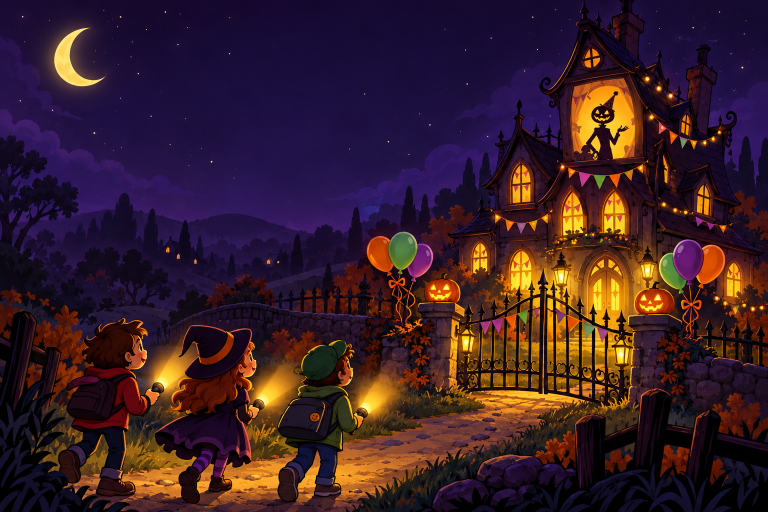
#> input picture art/sheets/title.png, 1536 x 1024 px (shown at 1/2 size); its folder holds 7 pictures in this run
$ python make_art.py
#> lines starting #> are read from the running program, lines starting #| are printed output that depends on the picture
"""Builds the web-sized art the game loads (public/art/) from the full-size
sheets in art/sheets/. Run: python tools/make_art.py
- pictures -> JPEG, sized for a Fire HD 10 screen
- textures -> 512px JPEG tiles
- the party host -> cut out of its grey background (PNG with transparency)"""
import os
from PIL import Image, ImageDraw, ImageFilter

HERE = os.path.dirname(os.path.abspath(__file__))
SRC = os.path.join(HERE, '..', 'art', 'sheets')
OUT = os.path.join(HERE, '..', 'public', 'art')
os.makedirs(OUT, exist_ok=True)


def jpg(name, out, width, q=80):
#> called with name = 'title.png', out = 'title.jpg', width = 1600, q = 82
    im = Image.open(os.path.join(SRC, name)).convert('RGB')
#> im is the input picture: PIL image 1536x1024 RGB; mean R, G, B 58.1, 31.2, 39.9
    if im.width > width:
        im = im.resize((width, round(im.height * width / im.width)), Image.LANCZOS)
    im.save(os.path.join(OUT, out), 'JPEG', quality=q, optimize=True, progressive=True)
    return os.path.getsize(os.path.join(OUT, out)) // 1024


# [63 lines left out: functions cutout, grow, not called in this run]


report = []
report.append(('title.jpg', jpg('title.png', 'title.jpg', 1600, 82)))
report.append(('story-door.jpg', jpg('story-door.png', 'story-door.jpg', 1280)))
#> call 2 of jpg, with name = 'story-door.png', out = 'story-door.jpg', width = 1280, q = 80
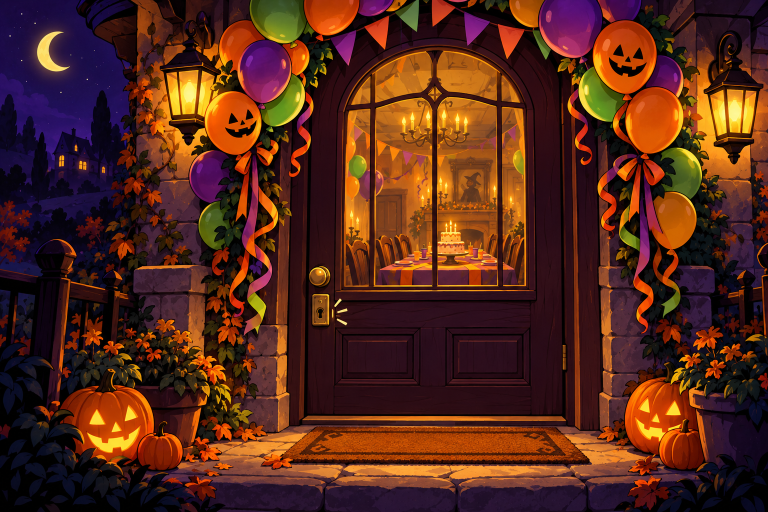
#> input picture art/sheets/story-door.png, 1536 x 1024 px (shown at 1/2 size)
#> in jpg, im is the input picture: PIL image 1536x1024 RGB; mean R, G, B 86.1, 40.7, 25.7
#> in jpg (call 2), `im = im.resize((width, round(im.height * width / im.width)), Image.LAN..`:
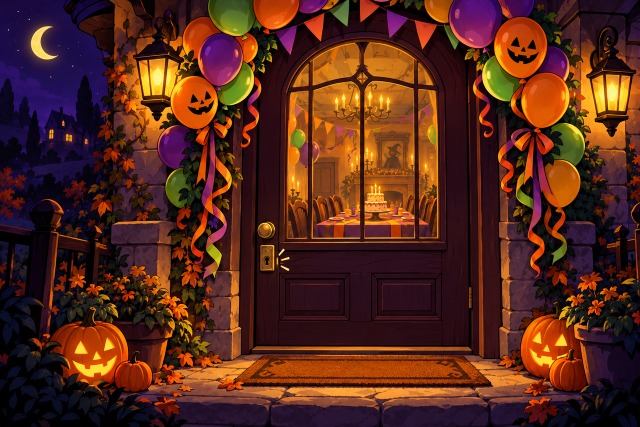
#> im: PIL image 1280x853 RGB (shown at 1/2 size); mean R, G, B 86.1, 40.7, 25.7
report.append(('host-party-scare.jpg', jpg('host-party-scare.png', 'host-party-scare.jpg', 1280, 82)))
#> call 3 of jpg, with name = 'host-party-scare.png', out = 'host-party-scare.jpg', width = 1280, q = 82
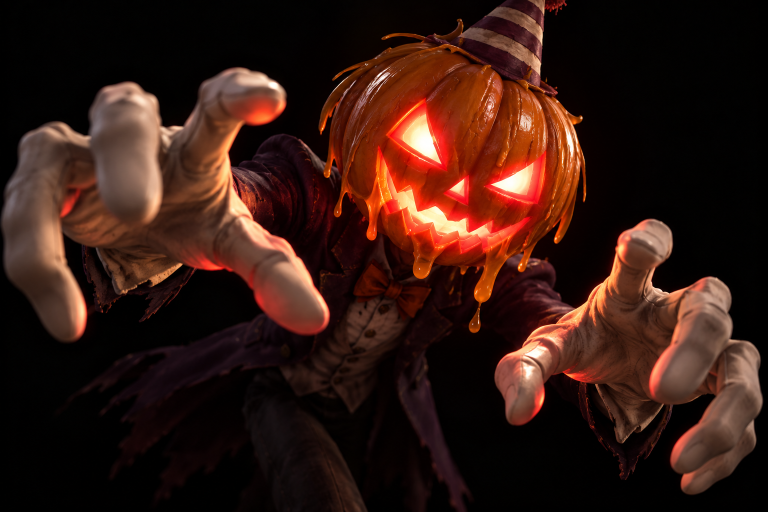
#> input picture art/sheets/host-party-scare.png, 1536 x 1024 px (shown at 1/2 size)
#> in jpg, im is the input picture: PIL image 1536x1024 RGB; mean R, G, B 53.8, 26, 18.1
for r in ('hall', 'kitchen', 'library', 'gameroom', 'garden'):
    report.append(('room-party-%s.jpg' % r, jpg('room-party-%s.png' % r, 'room-party-%s.jpg' % r, 1280)))
#> (the run stopped early here; a loop or call above may not have finished)
